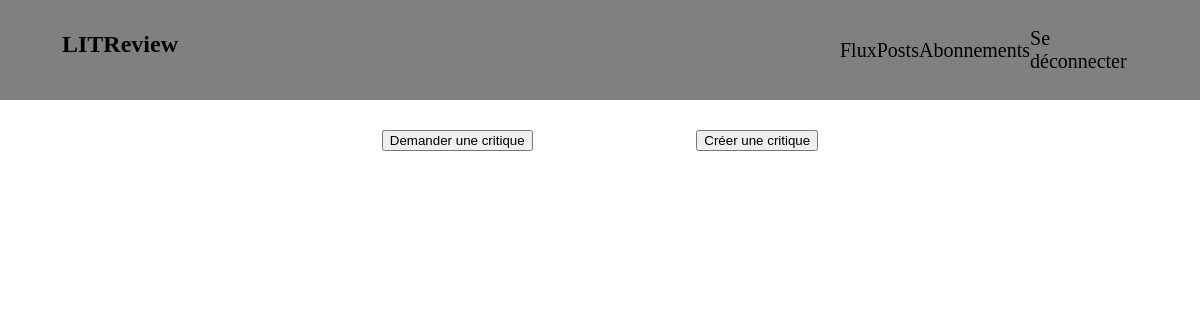
/home/ (signed in), run on an earlier commit of the app's database.
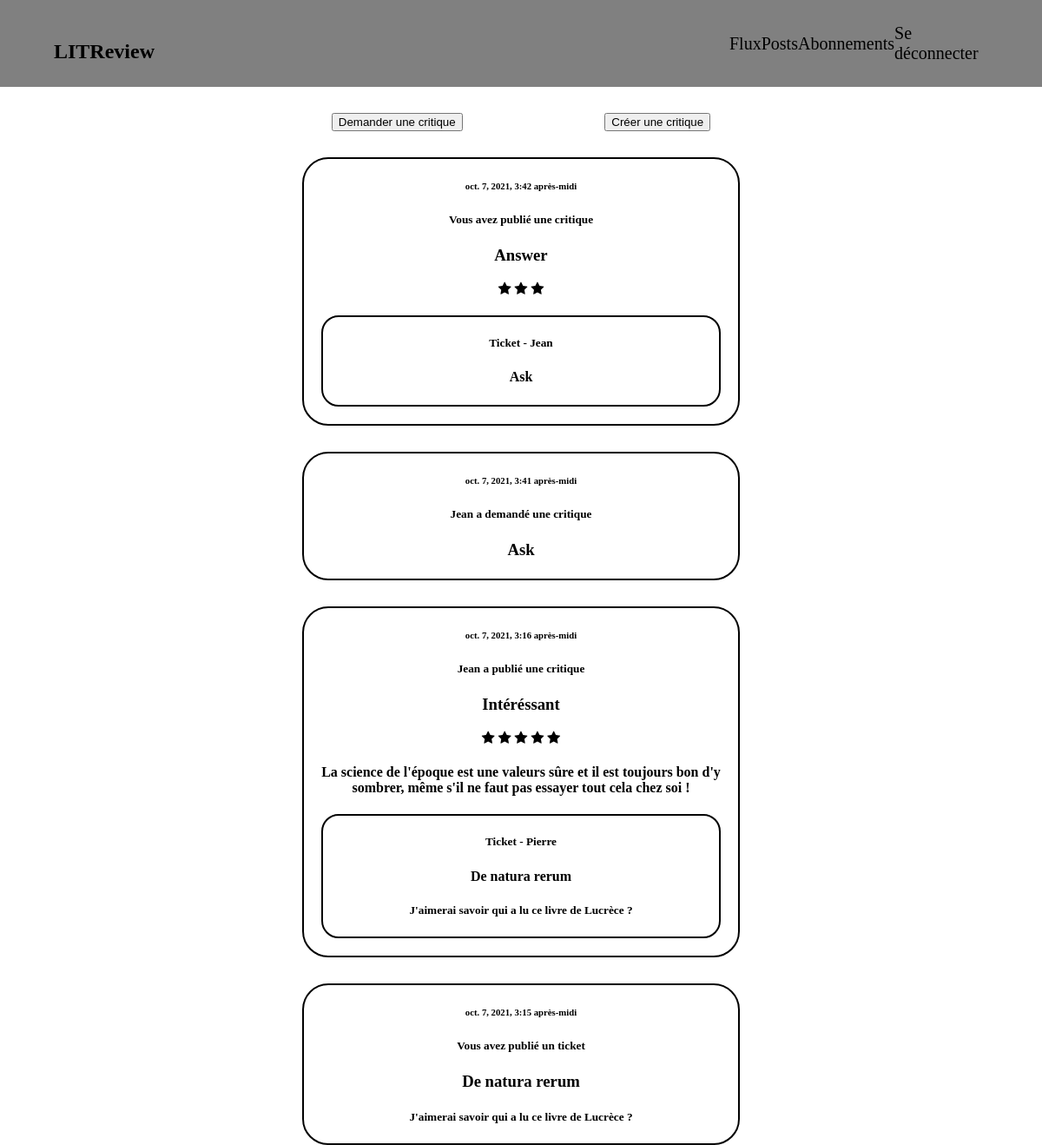
And on a later commit of the database.
### posts/models.py (models this page shows, shortened)
class Review(models.Model):
    ticket = models.ForeignKey(to=Ticket, on_delete=models.CASCADE)
    rating = models.PositiveSmallIntegerField(
        validators=[MinValueValidator(0), MaxValueValidator(5)])
    headline = models.CharField(max_length=128)
    body = models.CharField(max_length=8192, blank=True)
    user = models.ForeignKey(
        to=settings.AUTH_USER_MODEL, on_delete=models.CASCADE)
    time_created = models.DateTimeField(auto_now_add=True)

class Ticket(models.Model):
    title = models.CharField(max_length=128)
    description = models.TextField(max_length=2048, blank=True)
    user = models.ForeignKey(to=settings.AUTH_USER_MODEL,
                             on_delete=models.CASCADE)
    image = models.ImageField(null=True, blank=True)
    time_created = models.DateTimeField(auto_now_add=True)

### posts/views.py (the view)
# urls.py: path('home/', login_required(CriticsHome.as_view(),
class CriticsHome(ListView):
    model = Ticket
    context_object_name = "posts"
    template_name = 'posts/ticket_list.html'
    def get_queryset(self):
        follow = [self.request.user.id]
        users = User.objects.all()
        users_follow = UserFollows.objects.filter(user_id=self.request.user.id)
        for user in users_follow:
            for all_user in users:
                if all_user.id == user.followed_user_id:
                    follow.append(all_user.id)
        all_reviews = Review.objects.all()
        all_tickets = Ticket.objects.filter(user_id=self.request.user.id)
        review_id = []
        ticket_id = []
        for review in all_reviews:
            for ticket in all_tickets:
                if review.ticket_id == ticket.id:
                    review_id.append(review.id)
        for review in all_reviews:
            if review.user_id == self.request.user.id:
                ticket_id.append(review.ticket_id)
        tickets = Ticket.objects\
            .filter(Q(user_id__in=follow) | Q(id__in=ticket_id))
        reviews = Review.objects\
            .filter(Q(user_id__in=follow) | Q(id__in=review_id))
        for ticket in tickets:
            for user in users:
                if ticket.user_id == user.id:
                    ticket.username = user.username
        for review in reviews:
            for user in users:
                if review.user_id == user.id:
                    review.username = user.username
            for ticket in tickets:
                if review.ticket_id == ticket.id:
                    review.ticket = ticket
                    ticket.already = True
        result_list = sorted(
            chain(tickets, reviews),
            key=lambda instance: instance.time_created, reverse=True)
        return result_list

### posts/templates/posts/ticket_list.html (shortened to what this page needs)
{% extends 'base.html' %}
{% block content %}
{% load static %}
<link rel="stylesheet" href="{% static 'css/style_ticket_list.css' %}">
<div class="buttons">
    <form action="/create_ticket" xmlns="http://www.w3.org/1999/html">
      <input type="submit" value="Demander une critique" class="button">
    </form>
    <form action="/create_review">
      <input type="submit" value="Créer une critique" class ="button">
    </form>
</div>
    <div id = 'flux'>
    {% for post in posts %}
        {% if post.headline != None %}
            <div class = 'review'>
                <div>
                        <h6>{{post.time_created}}</h6>
                        {% if user.id == post.user_id %}
                            <h5>Vous avez publié une critique</h5>
                        {% else %}
                                <h5>{{post.username}} a publié une critique</h5>
                        {% endif %}
                                <h3>{{post.headline}}</h3>
                                <link rel="stylesheet" href="https://cdnjs.cloudflare.com/ajax/libs/font-awesome/4.7.0/css/font-awesome.min.css">
                                {% for x in ""|ljust:post.rating %}
                                    {% if forloop.counter0 <= post.rating %}
                                        <span class="fa fa-star"></span>
                                    {% endif %}
                                {% endfor %}
                                <h4>{{post.body}}</h4>
                </div>
                <div class ='ticket_in'>
                    <h5>Ticket - {{post.ticket.username}}</h5>
                    <h4>{{post.ticket.title}}</h4>
                    <h5>{{post.ticket.description}}</h5>
                </div>
            </div>
        {% else %}
                <div class = 'ticket'>
                    <article>
                        <h6>{{ post.time_created }}</h6>
                        {% if user.username == post.user.username %}
                        <h5>Vous avez publié un ticket</h5>
                        <h3>{{ post.title}}</h3>
                        <h5>{{ post.description }}</h5>
                        {% else %}
                        <h5>{{ post.user }} a demandé une critique</h5>
                        <h3>{{ post.title}}</h3>
                        {% endif %}
                    </article>
                </div>
        {% endif %}
    {% endfor %}
    </div>
{% endblock %}

### templates/base.html (shortened to what this page needs)
<!DOCTYPE html>
{% load static %}
<html lang="en">
<head>
    <div id="rectangle">
        <link rel="stylesheet" href="{% static 'css/base.css' %}">
        <h2 id="title">LITReview</h2>
    <nav>
          <ul class="menu">
              {% if user.is_authenticated %}
            <li><a href="/home">Flux</a></li>
            <li><a href="/posts">Posts</a></li>
            <li><a href="/followed">Abonnements</a></li>
              <li><a href="/logout">Se déconnecter</a></li>
              {% endif %}
          </ul>
    </nav>
    </div>
</head>
<body>
    {% block content %}
    {% endblock %}
</body>
</html>

### posts/static/css/base.css (style rules this page uses)
html { margin : 0; }
body { margin : 0; }
#rectangle { width: 100%; background-color:grey; height: 100px; display : flex; margin : 0; }
nav { margin : auto; width:50%; }
#rectangle ul { display : flex; margin-left:500px; }
#rectangle li { display: inline-block; font-size : 20px; margin : auto; }
a:link { color : black; background-color: transparent; text-decoration: none; }
#title { position: absolute; top : 3%; left: 10%; transform: translate(-50%, -50%); }

### posts/static/css/style_ticket_list.css (style rules this page uses)
.buttons { margin : auto; margin-top : 30px; width:50%; display:flex; justify-content: space-around; }
.button { display:flex; justify-content: space-around; }
#flux { text-align: center; display : flex; flex-direction : column; align-items: center; justify-content: center; }
.review, .ticket { border : solid 2px black; width : 500px; margin-top : 30px; border-radius : 30px; }
.ticket_in { border : solid 2px black; margin-top : 20px; border-radius : 20px; margin : 20px; }

What changed in the data, as far as the page shows it:
added Review: time_created "oct. 7, 2021, 3:42 après-midi", shows "Vous avez publié une critique", headline "Answer", rating 3 (drawn), ticket.username "Jean", ticket "Ask"
added Ticket: time_created "oct. 7, 2021, 3:41 après-midi", user "Jean", title "Ask"
added Review: time_created "oct. 7, 2021, 3:16 après-midi", username "Jean", headline "Intéréssant", rating 5 (drawn), body "La science de l'époque est une valeurs sûre et il est toujours bon d'y sombrer, même s'il ne faut pas essayer tout cela chez soi !", ticket.username "Pierre", ticket "De natura rerum", ticket.description "J'aimerai savoir qui a lu ce livre de Lucrèce ?"
added Ticket: time_created "oct. 7, 2021, 3:15 après-midi", title "De natura rerum", description "J'aimerai savoir qui a lu ce livre de Lucrèce ?"
